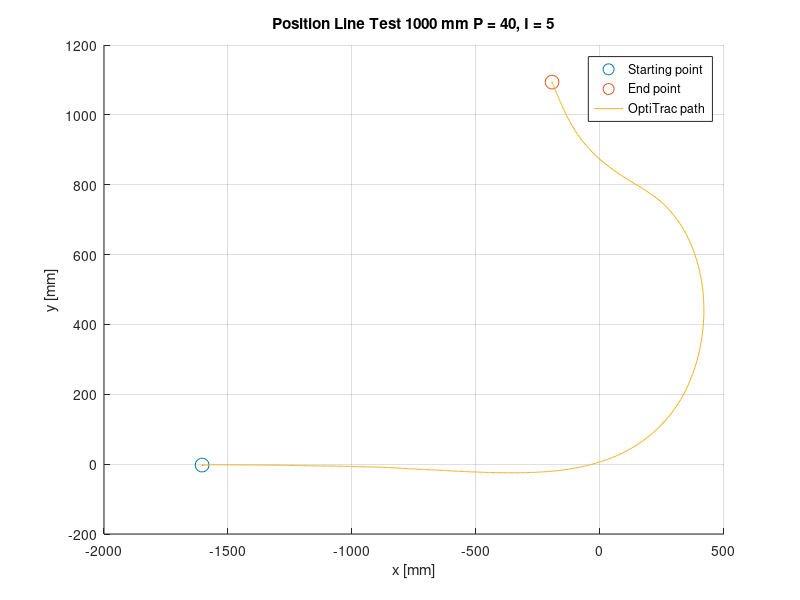

Reproduce this figure in MATLAB.
fileID = fopen('P40_I5.txt','r');


tline=fgetl(fileID);
%headers = strsplit(tline,','); kan brukes for å fjerne headers (fjerner
%første linje

formatSpec = '%f%f%f%f%f%f%f%f';
datacell = textscan(fileID,formatSpec,'Delimiter',',');
time = datacell{2};
X = datacell{6};
Z = datacell{7};
Y = datacell{8};

figure(1);
hold on;
plot(X(1,1),Y(1,1),'o','MarkerSize',10);
plot(X(end,1),Y(end,1),'o','MarkerSize',10);
plot(X,Y);
grid on;
title('Position Line Test 1000 mm P = 40, I = 5');
xlabel('x [mm]');
ylabel('y [mm]');
legend('Starting point','End point','OptiTrac path');
hold off;
